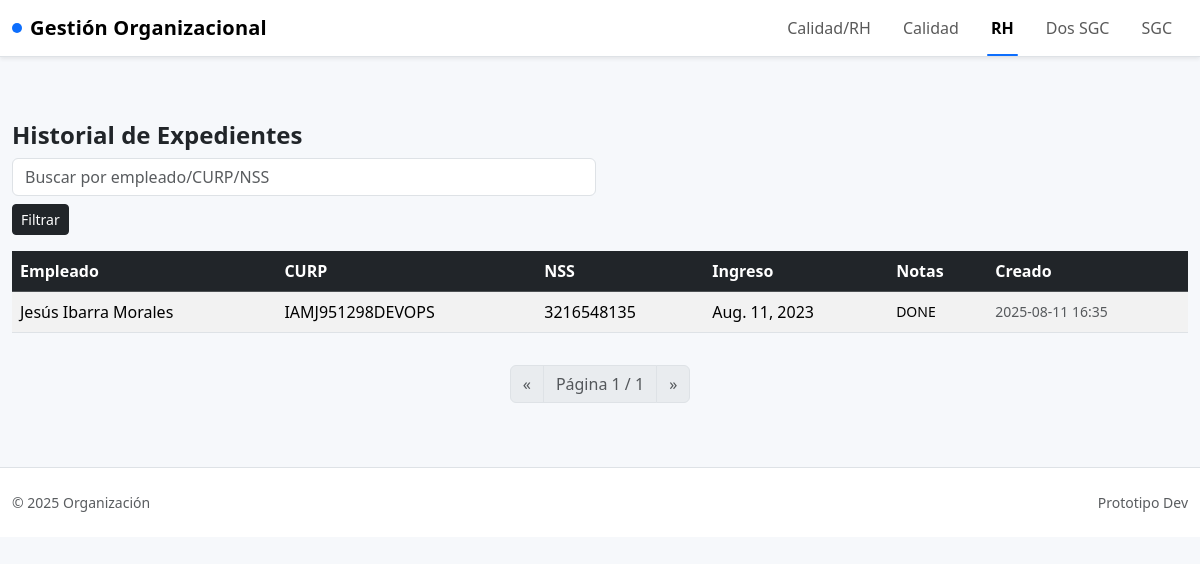
The app's page /rh/expedientes/ with its own data.
### app/models.py (models this page shows, shortened)
class TimeStampedModel(models.Model):
    created_at = models.DateTimeField(auto_now_add=True)
    updated_at = models.DateTimeField(auto_now=True)
    class Meta:
        abstract = True

class Expediente(TimeStampedModel):
    empleado = models.ForeignKey(Empleado, on_delete=models.CASCADE, related_name='expedientes')
    curp = models.CharField(max_length=18, blank=True)
    nss = models.CharField(max_length=15, blank=True)
    fecha_ingreso = models.DateField()
    paquete_documentos = models.FileField(upload_to='expedientes/', blank=True)
    notas = models.TextField(blank=True)

class Empleado(TimeStampedModel):
    nombre = models.CharField(max_length=150)
    correo = models.EmailField(blank=True)
    def __str__(self):
        return self.nombre

### app/views.py (the view, shortened to what this page needs)
# urls.py: path('rh/expedientes/', views.hist_expedientes, name='hist_expedientes'),
def hist_expedientes(request):
    qs = Expediente.objects.select_related('empleado').order_by('-created_at')
    q = request.GET.get('q', '').strip()
    page = _paginate(request, qs)
    return render(request, 'hist_expedientes.html', {'page': page})

### app/views.py (called while the page is built)
def _paginate(request, qs, per_page=25):
    return Paginator(qs, per_page).get_page(request.GET.get('page'))

### app/templates/hist_expedientes.html (shortened to what this page needs)
{% extends 'base.html' %}
{% block content %}
<h1 class="h4 fw-bold">Historial de Expedientes</h1>
<form class="row g-2 mb-3" method="get">
  <div class="col-md-6">
    <input class="form-control" name="q" value="{{ request.GET.q }}" placeholder="Buscar por empleado/CURP/NSS">
  </div>
  <div class="col-12">
    <button class="btn btn-dark btn-sm">Filtrar</button>
  </div>
</form>
<div class="table-responsive">
<table class="table table-striped align-middle">
  <thead class="table-dark">
    <tr><th>Empleado</th><th>CURP</th><th>NSS</th><th>Ingreso</th><th>Notas</th><th>Creado</th></tr>
  </thead>
  <tbody>
    {% for x in page.object_list %}
      <tr>
        <td>{{ x.empleado }}</td>
        <td>{{ x.curp|default:'—' }}</td>
        <td>{{ x.nss|default:'—' }}</td>
        <td>{{ x.fecha_ingreso }}</td>
        <td class="small">{{ x.notas|default:'—' }}</td>
        <td class="text-muted small">{{ x.created_at|date:'Y-m-d H:i' }}</td>
      </tr>
    {% empty %}
      <tr><td colspan="6" class="text-center text-muted">Sin registros</td></tr>
    {% endfor %}
  </tbody>
</table>
</div>
{% include '_pager.html' with page=page %}
{% endblock %}

### app/templates/base.html (style rules this page uses)
:root { --app-body-bg: #f6f8fb; }
body { background: var(--app-body-bg); }
.table td, .table th { vertical-align: middle; }

### records on screen
Expediente: empleado "Jesús Ibarra Morales", curp "IAMJ951298DEVOPS", nss "3216548135", fecha_ingreso "Aug. 11, 2023", notas "DONE", created_at "2025-08-11 16:35"

### other values on screen
{{ page.number }} "1"
{{ page.paginator.num_pages }} "1"
{{ now|default:2025 }} "2025"
